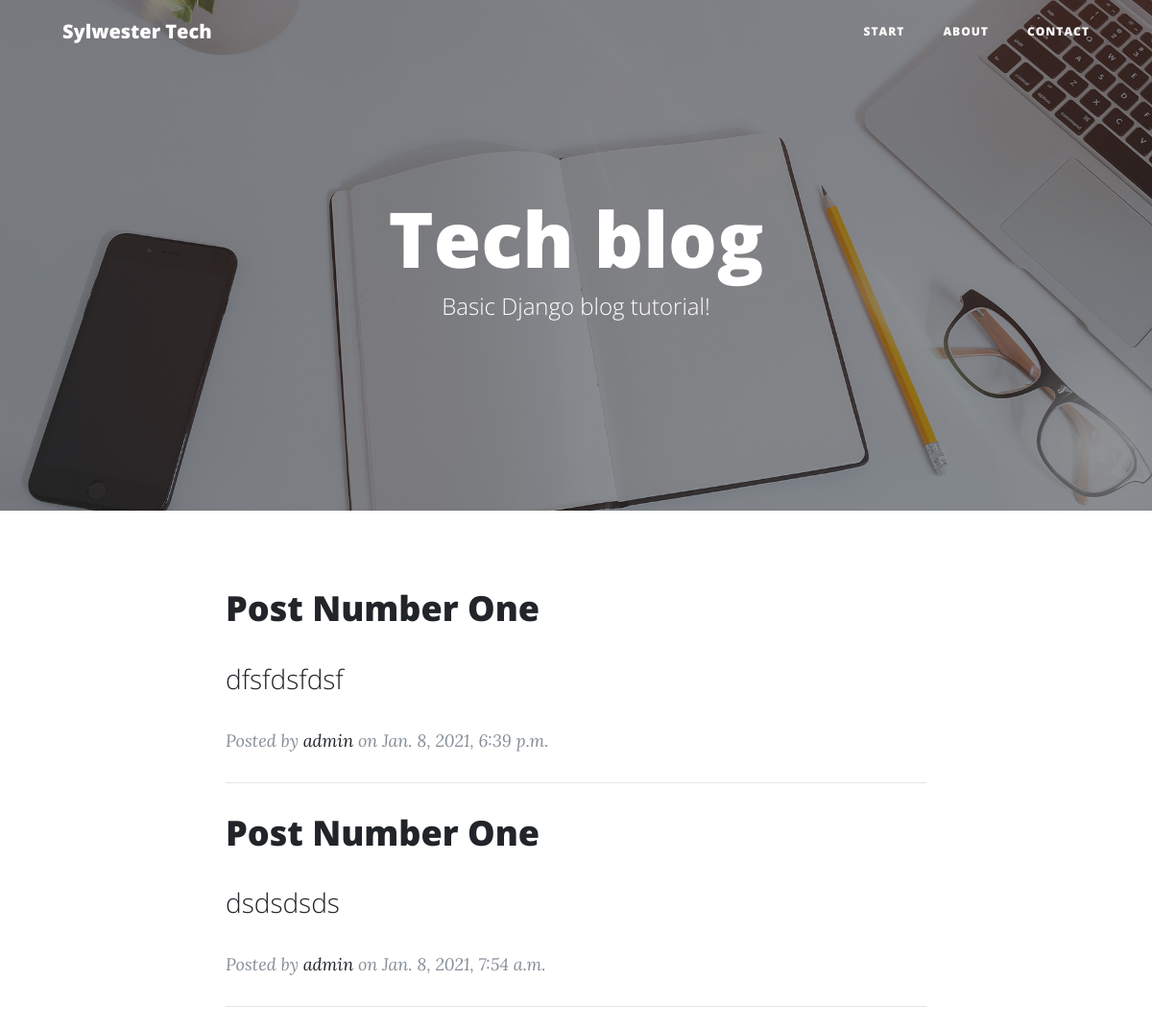
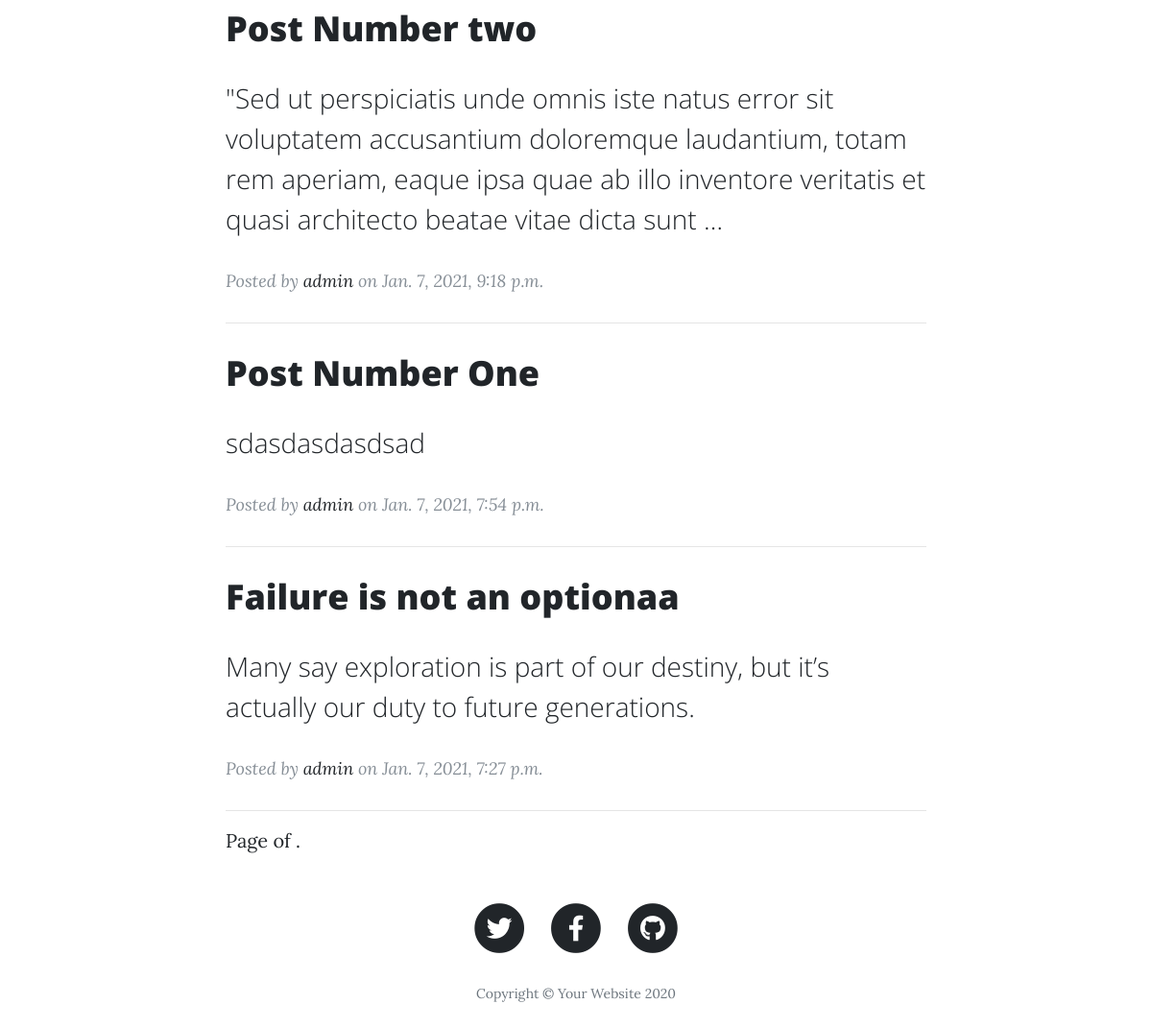
Screenshot of /blog/ with the database file from the repository (2 pictures, top to bottom).
### blog/models.py (models this page shows, shortened)
class Post(models.Model):
    title = models.CharField(max_length = 55)
    subhead = models.CharField(max_length = 255, blank=True, null=True)
    slug = models.SlugField(max_length=55, unique = True)
    body = models.TextField()
    status = models.IntegerField(choices = STATUS,
                                 default = 1)
    created_by = models.ForeignKey(User,
                                on_delete = models.CASCADE)
    created_date = models.DateTimeField(auto_now_add = True)
    update_date = models.DateTimeField(auto_now = True)
    publish_date = models.DateTimeField(default=now)
    class Meta:
        ordering = ('-created_date',)
    def get_absolute_url(self):
        return reverse('blog:post_detail', kwargs={'get_slug': self.slug})

### blog/views.py (the view)
# urls.py: path('', PostListView.as_view(), name = 'post_list'),
class PostListView(ListView):
    model = Post
    template_name = 'blog/post_list.html'
    paginate_by = 10
    def get_queryset(self):
        return Post.objects.filter(status = 2)

### templates/blog/post_list.html (shortened to what this page needs)
{% extends "base/base.html" %}
{% load static %}
{% block content %}
{% include 'base/navbar.html' %}
<header class="masthead" style="background-image: url('/media/home-bg.jpg')">
    <div class="overlay"></div>
    <div class="container">
      <div class="row">
        <div class="col-lg-8 col-md-10 mx-auto">
          <div class="site-heading">
            <h1>Tech blog</h1>
            <span class="subheading">Basic Django blog tutorial!</span>
          </div>
        </div>
      </div>
    </div>
  </header>
    <div class="container">
        <div class="row">
          <div class="col-lg-8 col-md-10 mx-auto">
            {% for object in object_list %}
            <div class="post-preview">
              <a href="{{ object.get_absolute_url }}">
                <h2 class="post-title">
                    {{ object.title }}
                </h2>
                <h3 class="post-subtitle">
                    {{ object.body|truncatewords:30|linebreaks }}
                </h3>
              </a>
              <p class="post-meta">Posted by
                <a href="#">{{ object.created_by }}</a>
                on {{ object.publish_date}} </p>
            </div>
            <hr>
            {% endfor %}
            <div class="clearfix">
                <div class="pagination">
                    <span class="step-links">
                        <span class="current">
                            Page {{ object_list.number }} of {{ object_list.paginator.num_pages }}.
                        </span>
                    </span>
                </div>
          </div>
        </div>
      </div>
    </div>
{% include 'base/footer.html' %}
{% endblock %}

### templates/base/base.html (shortened to what this page needs)
{% load static %}
<!DOCTYPE html>
<html lang="en">
<head>
    <link rel="stylesheet" href="{% static 'vendor/bootstrap/css/bootstrap.min.css' %}">
    <link href="{% static 'vendor/fontawesome-free/css/all.min.css' %}" rel="stylesheet" type="text/css">
    <link href="{% static 'css/clean-blog.min.css' %}" rel="stylesheet">
</head>
<body>
        {% block content %}
        {% endblock %}
</body>
</html>

### templates/base/navbar.html (shortened to what this page needs)
<nav class="navbar navbar-expand-lg navbar-light fixed-top" id="mainNav">
  <div class="container">
    <a class="navbar-brand" href="{% url 'blog:post_list' %}">Sylwester Tech</a>
    <div class="collapse navbar-collapse" id="navbarResponsive">
      <ul class="navbar-nav ml-auto">
        <li class="nav-item">
          <a class="nav-link" href="{% url 'blog:post_list' %}">Start</a>
        </li>
        <li class="nav-item">
          <a class="nav-link" href="{% url 'common:about_view' %}">About</a>
        </li>
        <li class="nav-item">
          <a class="nav-link" href="{% url 'common:contact_view'%}">Contact</a>
        </li>
      </ul>
    </div>
  </div>
</nav>

### templates/base/footer.html (shortened to what this page needs)
{% load static %}
<footer>
  <div class="container">
    <div class="row">
      <div class="col-lg-8 col-md-10 mx-auto">
        <ul class="list-inline text-center">
          <li class="list-inline-item">
            <a href="#">
              <span class="fa-stack fa-lg">
                <i class="fas fa-circle fa-stack-2x"></i>
                <i class="fab fa-twitter fa-stack-1x fa-inverse"></i>
              </span>
            </a>
          </li>
          <li class="list-inline-item">
            <a href="#">
              <span class="fa-stack fa-lg">
                <i class="fas fa-circle fa-stack-2x"></i>
                <i class="fab fa-facebook-f fa-stack-1x fa-inverse"></i>
              </span>
            </a>
          </li>
          <li class="list-inline-item">
            <a href="#">
              <span class="fa-stack fa-lg">
                <i class="fas fa-circle fa-stack-2x"></i>
                <i class="fab fa-github fa-stack-1x fa-inverse"></i>
              </span>
            </a>
          </li>
        </ul>
        <p class="copyright text-muted">Copyright &copy; Your Website 2020</p>
      </div>
    </div>
  </div>
</footer>

### rows the page displays
Post: title "Post Number One", body "dfsfdsfdsf", created_by "admin", publish_date "Jan. 8, 2021, 6:39 p.m."
Post: title "Post Number One", body "dsdsdsds", created_by "admin", publish_date "Jan. 8, 2021, 7:54 a.m."
Post: title "Post Number two", body "\"Sed ut perspiciatis unde omnis iste natus error sit voluptatem accusantium doloremque laudantium, totam rem aperiam, eaque ipsa quae ab illo inventore veritatis et quasi architecto beatae vitae dicta sunt …", created_by "admin", publish_date "Jan. 7, 2021, 9:18 p.m."
Post: title "Post Number One", body "sdasdasdasdsad", created_by "admin", publish_date "Jan. 7, 2021, 7:54 p.m."
Post: title "Failure is not an optionaa", body "Many say exploration is part of our destiny, but it’s actually our duty to future generations.", created_by "admin", publish_date "Jan. 7, 2021, 7:27 p.m."
